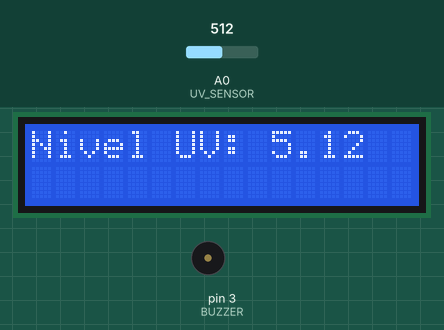
The sketch below on a simulated Arduino Uno, built with avr-gcc and run on an emulated ATmega328P. Parts: 16×2 character LCD, buzzer (waves = sounding). The test bench sets the inputs (shaded band); at power-on: A0 (UV_SENSOR) = 512.

Above: at 10.8 s.
10.9 s: A0 (UV_SENSOR) set to 483
At 12.8 s:
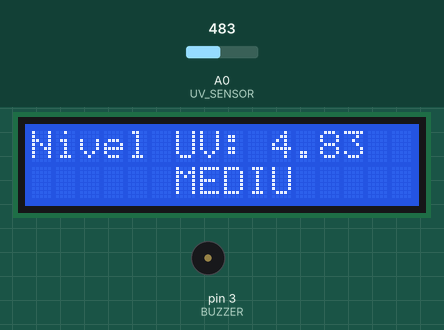
13.1 s: A0 (UV_SENSOR) set to 311
At 14.9 s:
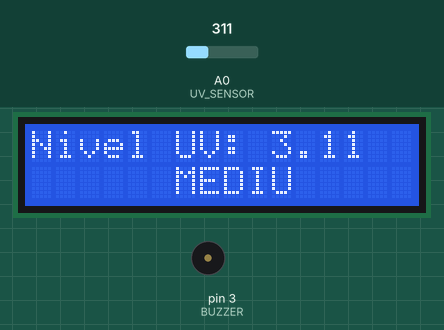
15.2 s: A0 (UV_SENSOR) set to 284
At 16.7 s:
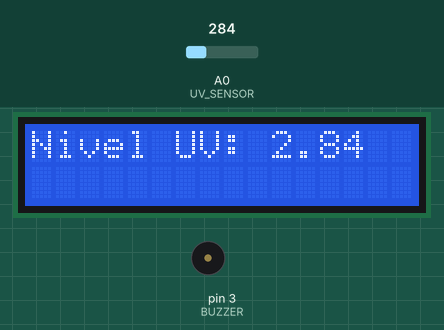
17.2 s: A0 (UV_SENSOR) set to 213
At 18.4 s:
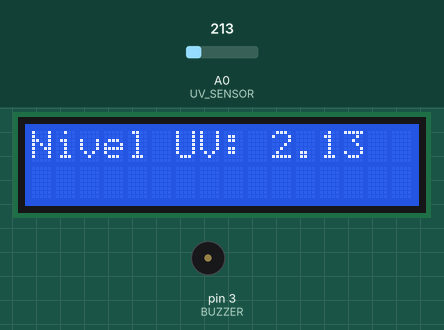
19.3 s: A0 (UV_SENSOR) set to 185
At 20.1 s:
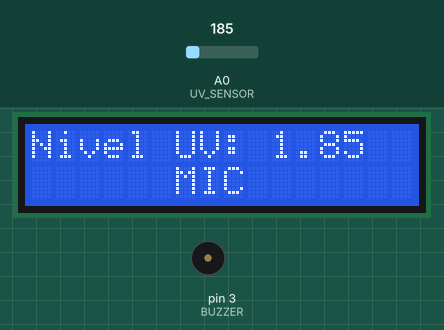
21.3 s: A0 (UV_SENSOR) set to 900
At 22.3 s:
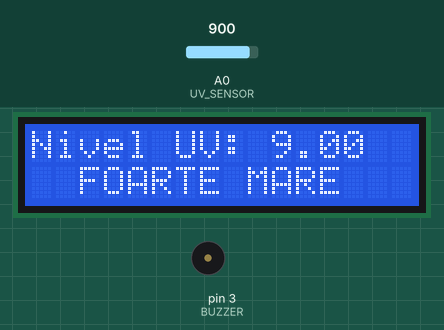
Timing chart, 0 to 24.3 s (numbered marks = the images above; inputs shaded):
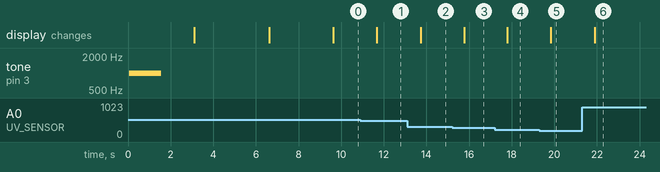

The sketch:

UV_SENSOR.ino
```cpp
#include <Wire.h>
#include <LiquidCrystal_I2C.h>
#include <SPI.h>

#define UV_SENSOR A0
#define BUZZER 3

// Creez obiectul ecran de 16 caractere pe 2 linii la adresa 0x27
LiquidCrystal_I2C lcd(0x27, 16, 2);

// Declar variabilele utilizate
float uv_init = 0;
float uv_transf =0;

void setup()
{
  // Initializare buzzer
  pinMode(BUZZER, OUTPUT);

  // Pornire LCD
  lcd.init();

  tone(BUZZER, 1000, 1500);

  // Afisare informatii ecran.
  lcd.backlight();
  lcd.setCursor(2,0);
  lcd.print("Cel mai tare");
  lcd.setCursor(3,1);
  lcd.print("proiect AD");
  delay(3000);
  lcd.clear();
  lcd.setCursor(0, 0);
  lcd.print("Madalina");
  lcd.setCursor(9, 1);
  lcd.print("Zanficu");
  delay(3500);
  lcd.clear();
  lcd.setCursor(5, 0);
  lcd.print("Senzor");
  lcd.setCursor(7, 1);
  lcd.print("UV");
  delay(3000);
}

void loop()
{
  // Citesc valoarea UV
  uv_init = analogRead(UV_SENSOR);
  uv_transf = uv_init / 100;

  // Scriu pe ecran
  lcd.clear();
  lcd.setCursor(0, 0);
  lcd.print("Nivel UV: ");
  lcd.setCursor(10, 0);
  lcd.print(uv_transf);

  if (uv_transf <= 2) {
    noTone(BUZZER);
    lcd.setCursor(6, 1);
    lcd.print("MIC");
  }

  if (uv_transf >= 3 && uv_transf <= 5) {
    noTone(BUZZER);
    lcd.setCursor(6, 1);
    lcd.print("MEDIU");
  }

  if (uv_transf >= 6 && uv_transf <= 7) {
    noTone(BUZZER);
    lcd.setCursor(6, 1);
    lcd.print("MARE");
  }
  if (uv_transf >= 8 && uv_transf <= 10) {
    noTone(BUZZER);
    lcd.setCursor(2, 1);
    lcd.print("FOARTE MARE");
  }

  if (uv_transf >= 11) {
    tone(BUZZER, 2000);
    lcd.setCursor(6, 1);
    lcd.print("EXTREM");
  }

  delay(1000);
}
```

Measured:
- the behaviour switches between 501 and 500 on A0 (UV_SENSOR) (found by bisection; images 0 and 1)
- the behaviour switches between 300 and 299 on A0 (UV_SENSOR) (found by bisection; images 2 and 3)
- the behaviour switches between 201 and 200 on A0 (UV_SENSOR) (found by bisection; images 4 and 5)
- after the input at 10.9 s, the display: changes after 0.78 s (image 1)
- after the input at 13.1 s, the display: changes after 0.62 s (image 2)
- after the input at 15.2 s, the display: changes after 0.57 s (image 3)
- after the input at 17.2 s, the display: changes after 0.60 s (image 4)
- after the input at 19.3 s, the display: changes after 0.54 s (image 5)
- after the input at 21.3 s, the display: changes after 0.59 s (image 6)
